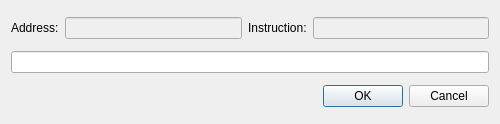
<?xml version="1.0" encoding="UTF-8"?>
<ui version="4.0">
 <class>Dialog</class>
 <widget class="QDialog" name="Dialog">
  <property name="enabled">
   <bool>true</bool>
  </property>
  <property name="geometry">
   <rect>
    <x>0</x>
    <y>0</y>
    <width>500</width>
    <height>124</height>
   </rect>
  </property>
  <property name="maximumSize">
   <size>
    <width>16777215</width>
    <height>124</height>
   </size>
  </property>
  <property name="windowTitle">
   <string>Edit Instruction</string>
  </property>
  <layout class="QGridLayout" name="gridLayout">
   <item row="1" column="0">
    <widget class="QLineEdit" name="lineEdit_OpCodes"/>
   </item>
   <item row="2" column="0">
    <widget class="QDialogButtonBox" name="buttonBox">
     <property name="orientation">
      <enum>Qt::Horizontal</enum>
     </property>
     <property name="standardButtons">
      <set>QDialogButtonBox::Cancel|QDialogButtonBox::Ok</set>
     </property>
    </widget>
   </item>
   <item row="0" column="0">
    <layout class="QHBoxLayout" name="horizontalLayout">
     <item>
      <widget class="QLabel" name="label">
       <property name="text">
        <string>Address:</string>
       </property>
      </widget>
     </item>
     <item>
      <widget class="QLineEdit" name="lineEdit_Address">
       <property name="enabled">
        <bool>false</bool>
       </property>
       <property name="autoFillBackground">
        <bool>false</bool>
       </property>
       <property name="readOnly">
        <bool>true</bool>
       </property>
      </widget>
     </item>
     <item>
      <widget class="QLabel" name="label_2">
       <property name="text">
        <string>Instruction:</string>
       </property>
      </widget>
     </item>
     <item>
      <widget class="QLineEdit" name="lineEdit_Instruction">
       <property name="enabled">
        <bool>false</bool>
       </property>
       <property name="readOnly">
        <bool>true</bool>
       </property>
      </widget>
     </item>
    </layout>
   </item>
  </layout>
 </widget>
 <resources/>
 <connections>
  <connection>
   <sender>buttonBox</sender>
   <signal>accepted()</signal>
   <receiver>Dialog</receiver>
   <slot>accept()</slot>
   <hints>
    <hint type="sourcelabel">
     <x>248</x>
     <y>254</y>
    </hint>
    <hint type="destinationlabel">
     <x>157</x>
     <y>274</y>
    </hint>
   </hints>
  </connection>
  <connection>
   <sender>buttonBox</sender>
   <signal>rejected()</signal>
   <receiver>Dialog</receiver>
   <slot>reject()</slot>
   <hints>
    <hint type="sourcelabel">
     <x>316</x>
     <y>260</y>
    </hint>
    <hint type="destinationlabel">
     <x>286</x>
     <y>274</y>
    </hint>
   </hints>
  </connection>
 </connections>
</ui>
